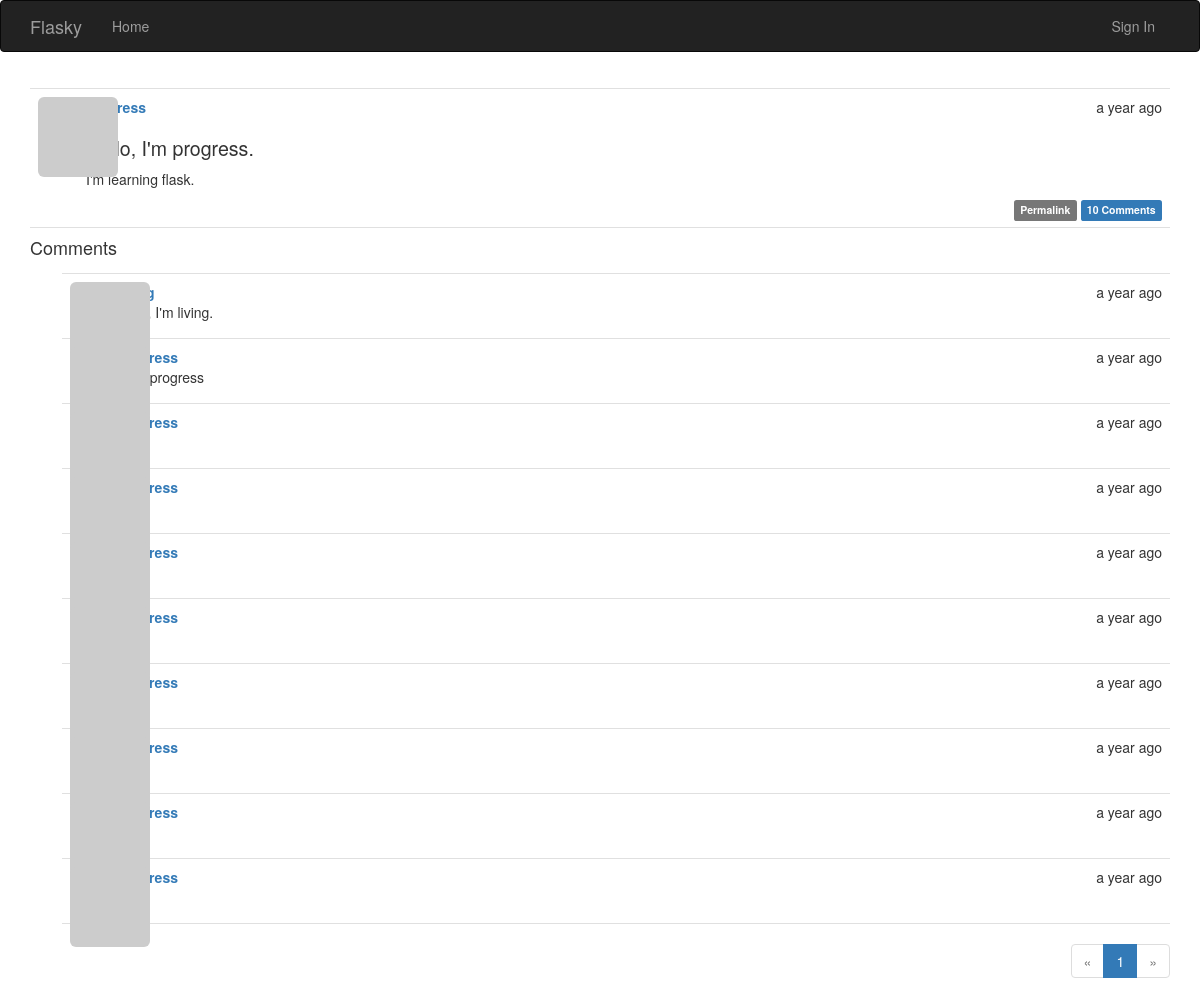
/post/1, run on the app's committed database.
### app/models.py (models this page shows, shortened)
class Post(db.Model):
    __tablename__ = "posts"
    id = db.Column(db.Integer, primary_key=True)
    body = db.Column(db.Text)
    body_html = db.Column(db.Text)
    timestamp = db.Column(db.DateTime, index=True, default=datetime.utcnow)
    author_id = db.Column(db.Integer, db.ForeignKey('users.id'))
    comments = db.relationship('Comment', backref='post', lazy='dynamic')
    '''@staticmethod
    def generate_fake(count=100):
        from random import seed, randint
        import forgery_py

        seed()
        user_count = User.query.count()
        for i in range(count):
            u = User.query.offset(randint(0, user_count - 1)).first()
            p = Post(body=forgery_py.lorem_ipsum.sentences(randint(1, 3)),
                timestamp=forgery_py.date.date(True),
                author=u)
            db.session.add(p)
            db.session.commit()'''

class Comment(db.Model):
    __tablename__ = 'comments'
    id = db.Column(db.Integer, primary_key=True)
    body = db.Column(db.Text)
    body_html = db.Column(db.Text)
    timestamp = db.Column(db.DateTime, index=True, default=datetime.utcnow)
    disabled = db.Column(db.Boolean)
    author_id = db.Column(db.Integer, db.ForeignKey('users.id'))
    post_id = db.Column(db.Integer, db.ForeignKey('posts.id'))

### app/main/views.py (the view)
@main.route('/post/<int:id>', methods=['GET', 'POST'])
def post(id):
    post = Post.query.get_or_404(id)
    form = CommentForm()
    if form.validate_on_submit():
        comment = Comment(body=form.body.data, post=post, author=current_user._get_current_object())
        db.session.add(comment)
        db.session.commit()
        flash('Your comment has been published.')
        return redirect(url_for('.post', id=post.id, page=-1))
    page = request.args.get('page', 1, type=int)
    if page == -1:
        page = (post.comments.count() -1) // current_app.config['FLASKY_COMMENTS_PER_PAGE'] + 1
    pagination = post.comments.order_by(Comment.timestamp.asc()).paginate(page,
        per_page=current_app.config['FLASKY_COMMENTS_PER_PAGE'], error_out=False)
    comments = pagination.items
    '''moderate = False
    if current_user.is_administrator() or post.author == current_user._get_current_object():
        moderate = True'''
    return render_template('post.html', posts=[post], form=form, comments=comments, pagination=pagination)#, moderate=moderate)

### app/auth/views.py (called while the page is built)
@auth.before_app_request
def before_request():
    if current_user.is_authenticated:
        current_user.ping()
        if not current_user.confirmed and request.endpoint[:5] != 'auth.':
            return redirect(url_for('auth.unconfirmed'))

### app/main/__init__.py (called while the page is built)
@main.app_context_processor
def inject_permissions():
    return dict(Permission=Permission)  #返回一个字典

### app/main/views.py (called while the page is built)
@main.after_app_request
def after_request(response):
    for query in get_debug_queries():
        if query.duration >= current_app.config['FLASKY_SLOW_DB_QUERY_TIME']:
            current_app.logger.warning(
                'Slow query: %s\nParameters: %s\nDuration: %fs\nContext: %s\n' %
                (query.statement, query.parameters, query.duration, query.context))
    return response

### app/models.py (called while the page is built)
    def gravatar(self, size=100, default='identicon', rating='g'):
        url = 'https://secure.gravatar.com/avatar'
        hash = self.avatar_hash or self.gravatar_hash()
        return '{url}/{hash}?s={size}&d={default}&r={rating}'.format(url=url, hash=hash, size=size, default=default, rating=rating)

    def can(self, permissions):
        return False

    def is_administrator(self):
        return False

### app/templates/post.html (shortened to what this page needs)
{% extends "base.html" %}
{% import "bootstrap/wtf.html" as wtf %}
{% import "_macros.html" as macros %}
{% block page_content %}
{% include '_posts.html' %}
<h4 id="comments">Comments</h4>
{% include '_comments.html' %}
{% if pagination %}
<div class="pagination">
    {{macros.pagination_widget(pagination, '.post', fragment='#comments', id=posts[0].id)}}
</div>
{% endif %}
{% endblock %}

### app/templates/_posts.html (shortened to what this page needs)
<ul class="posts">
{% for post in posts %}
<li class="post">
<div class="post-thumbnail">
<a href="{{url_for('.user', username=post.author.username)}}"><img class="img-rounded profile-thumbnail"
    src="{{post.author.gravatar(size=40)}}"></a>
</div>
<div class="post-content">
<div class="post-date">{{moment(post.timestamp).fromNow()}}</div>
<div class="post-author">
<a href="{{url_for('.user', username=post.author.username)}}">{{post.author.username}}</a>
</div>
<div class="post-body">
{% if post.body_html %}
{{post.body_html | safe}}
{% else %}
{{post.body}}
{% endif %}
</div>
<div class="post-footer">
<a href="{{url_for('.post', id=post.id)}}">
<span class="label label-default">Permalink</span>
</a>
<a href="{{url_for('.post', id=post.id)}}#comments"><span class="label label-primary">
{{post.comments.count()}} Comments</span>
</a>
</div>
</div>
</li>
{% endfor %}
</ul>

### app/templates/_comments.html (shortened to what this page needs)
<ul class="comments">
    {% for comment in comments %}
    <li class="comment">
        <div class="comment-thumbnail">
            <a href="{{ url_for('.user', username=comment.author.username) }}">
                <img class="img-rounded profile-thumbnail" src="{{ comment.author.gravatar(size=40) }}">
            </a>
        </div>
        <div class="comment-content">
            <div class="comment-date">{{ moment(comment.timestamp).fromNow() }}</div>
            <div class="comment-author"><a href="{{ url_for('.user', username=comment.author.username) }}">{{ comment.author.username }}</a></div>
            <div class="comment-body">
                {% if moderate or not comment.disabled %}
                    {% if comment.body_html %}
                        {{ comment.body_html | safe }}
                    {% else %}
                        {{ comment.body }}
                    {% endif %}
                {% endif %}
            </div>
        </div>
    </li>
    {% endfor %}
</ul>

### app/static/styles.css (style rules this page uses)
.profile-thumbnail { position: absolute; }
ul.posts { list-style-type: none; padding: 0px; margin: 16px 0px 0px 0px; border-top: 1px solid #e0e0e0; }
ul.posts li.post { padding: 8px; border-bottom: 1px solid #e0e0e0; }
div.post-date { float: right; }
div.post-author { font-weight: bold; }
div.post-thumbnail { position: absolute; }
div.post-content { margin-left: 48px; min-height: 48px; }
div.post-footer { text-align: right; }
ul.comments { list-style-type: none; padding: 0px; margin: 16px 0px 0px 0px; }
ul.comments li.comment { margin-left: 32px; padding: 8px; border-bottom: 1px solid #e0e0e0; }
ul.comments li.comment:nth-child(1) { border-top: 1px solid #e0e0e0; }
div.comment-date { float: right; }
div.comment-author { font-weight: bold; }
div.comment-thumbnail { position: absolute; }
div.comment-content { margin-left: 48px; min-height: 48px; }
div.pagination { width: 100%; text-align: right; padding: 0px; margin: 0px; }
.post-body h1 { font-size: 140%; }

### data on the page
Post: timestamp "a year ago", body_html "Hello, I'm progress. I'm learning flask.", comments.count "10"
Comment: timestamp "a year ago", body_html "hello, I'm living."
Comment: timestamp "a year ago", body_html "from progress"
Comment: timestamp "a year ago"
Comment: timestamp "a year ago"
Comment: timestamp "a year ago"
Comment: timestamp "a year ago"
Comment: timestamp "a year ago"
Comment: timestamp "a year ago"
Comment: timestamp "a year ago"
Comment: timestamp "a year ago"

### other printed values
{{ p }} "1"
